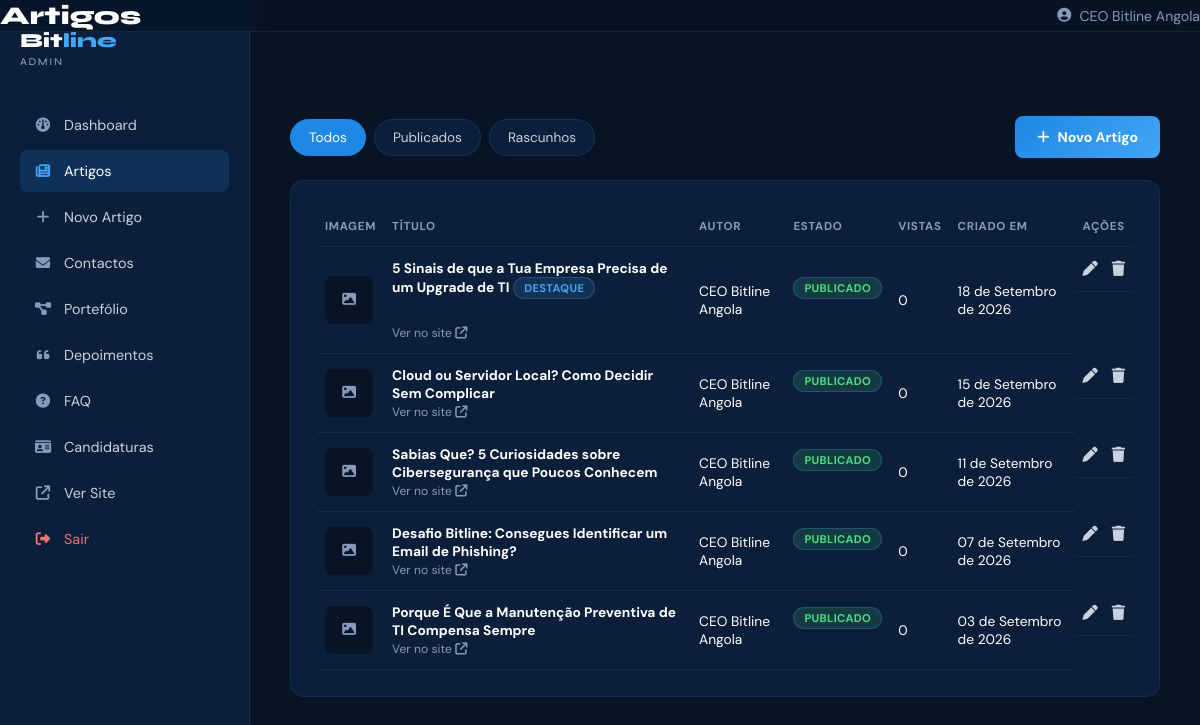
The app's page /admin/artigos.php (signed in) with its own data.
### tables this page shows
CREATE TABLE IF NOT EXISTS artigos (
  id INT AUTO_INCREMENT PRIMARY KEY,
  titulo VARCHAR(200) NOT NULL,
  slug VARCHAR(220) NOT NULL UNIQUE,
  resumo VARCHAR(300) NOT NULL,
  conteudo LONGTEXT NOT NULL,
  imagem VARCHAR(255) DEFAULT NULL,
  status ENUM('rascunho','publicado') NOT NULL DEFAULT 'rascunho',
  destaque TINYINT(1) NOT NULL DEFAULT 0,
  visualizacoes INT NOT NULL DEFAULT 0,
  autor_id INT DEFAULT NULL,
  criado_em DATETIME NOT NULL DEFAULT CURRENT_TIMESTAMP,
  atualizado_em DATETIME NOT NULL DEFAULT CURRENT_TIMESTAMP ON UPDATE CURRENT_TIMESTAMP,
  CONSTRAINT fk_artigos_autor FOREIGN KEY (autor_id) REFERENCES admins(id) ON DELETE SET NULL,
  INDEX idx_status (status),
  INDEX idx_criado_em (criado_em)
);

### includes/funcoes.php (called while the page is built, shortened)
<?php
function limpar(string $texto): string
{
    return htmlspecialchars(trim($texto), ENT_QUOTES, 'UTF-8');
}
function formatarData(string $dataMysql): string
{
    $meses = [
        1 => 'Janeiro', 2 => 'Fevereiro', 3 => 'Março', 4 => 'Abril',
        5 => 'Maio', 6 => 'Junho', 7 => 'Julho', 8 => 'Agosto',
        9 => 'Setembro', 10 => 'Outubro', 11 => 'Novembro', 12 => 'Dezembro',
    ];
    $timestamp = strtotime($dataMysql);
    return date('d', $timestamp) . ' de ' . $meses[(int) date('n', $timestamp)] . ' de ' . date('Y', $timestamp);
}

### admin/artigos.php (the view, shortened to what this page needs)
<?php
require_once __DIR__ . '/../includes/funcoes.php';
$pdo = getConnection();
$filtro = $_GET['status'] ?? 'todos';
$sql = 'SELECT a.*, ad.nome AS autor_nome FROM artigos a LEFT JOIN admins ad ON ad.id = a.autor_id';
$sql .= ' ORDER BY a.criado_em DESC';
$stmt = $pdo->prepare($sql);
$stmt->execute();
$artigos = $stmt->fetchAll();
require __DIR__ . '/includes/admin-header.php';
?>
<div class="admin-toolbar">
  <div class="admin-filtros">
    <a href="artigos.php" class="<?= $filtro === 'todos' ? 'ativo' : '' ?>">Todos</a>
    <a href="artigos.php?status=publicado" class="<?= $filtro === 'publicado' ? 'ativo' : '' ?>">Publicados</a>
    <a href="artigos.php?status=rascunho" class="<?= $filtro === 'rascunho' ? 'ativo' : '' ?>">Rascunhos</a>
  </div>
  <a href="novo-artigo.php" class="admin-btn-primario"><i class="fa-solid fa-plus"></i> Novo Artigo</a>
</div>
<div class="admin-panel">
  <?php if (empty($artigos)): ?>
    <p class="admin-vazio">Nenhum artigo encontrado. <a href="novo-artigo.php">Criar novo artigo</a>.</p>
  <?php else: ?>
    <table class="admin-tabela admin-tabela-completa">
      <thead>
        <tr>
          <th>Imagem</th>
          <th>Título</th>
          <th>Autor</th>
          <th>Estado</th>
          <th>Vistas</th>
          <th>Criado em</th>
          <th>Ações</th>
        </tr>
      </thead>
      <tbody>
        <?php foreach ($artigos as $a): ?>
          <tr>
            <td>
              <?php if (!empty($a['imagem'])): ?>
                <img class="admin-thumb" src="../<?= UPLOAD_URL . limpar($a['imagem']) ?>" alt="">
              <?php else: ?>
                <div class="admin-thumb admin-thumb-vazio"><i class="fa-solid fa-image"></i></div>
              <?php endif; ?>
            </td>
            <td>
              <strong><?= limpar($a['titulo']) ?></strong>
              <?php if ($a['destaque']): ?><span class="badge badge-azul">Destaque</span><?php endif; ?><br>
              <a href="../artigo.php?slug=<?= urlencode($a['slug']) ?>" target="_blank" class="admin-link-ver">Ver no site <i class="fa-solid fa-arrow-up-right-from-square"></i></a>
            </td>
            <td><?= limpar($a['autor_nome'] ?? '—') ?></td>
            <td><span class="badge badge-<?= $a['status'] === 'publicado' ? 'verde' : 'amarelo' ?>"><?= $a['status'] === 'publicado' ? 'Publicado' : 'Rascunho' ?></span></td>
            <td><?= (int) $a['visualizacoes'] ?></td>
            <td><?= formatarData($a['criado_em']) ?></td>
            <td class="admin-acoes">
              <a href="editar-artigo.php?id=<?= $a['id'] ?>" title="Editar"><i class="fa-solid fa-pen"></i></a>
              <form method="POST" action="../actions/eliminar_artigo.php" class="admin-acoes-form" onsubmit="return confirm('Tens a certeza que queres eliminar este artigo? Esta ação não pode ser desfeita.');">
                <button type="submit" class="admin-eliminar" title="Eliminar"><i class="fa-solid fa-trash"></i></button>
              </form>
            </td>
          </tr>
        <?php endforeach; ?>
      </tbody>
    </table>
  <?php endif; ?>
</div>
<?php require __DIR__ . '/includes/admin-footer.php'; ?>

### css/estilo.css (style rules this page uses)
* { margin: 0; padding: 0; box-sizing: border-box; }
html { scroll-behavior: smooth; }
body { font-family: 'DM Sans', sans-serif; background: #071426; color: #ffffff; overflow-x: hidden; cursor: default; }
a { text-decoration: none; color: inherit; }
button { font-family: inherit; cursor: pointer; }
:root { --navy: #071426; --navy-mid: #0B1F3A; --navy-light: #10233D; --navy-soft: #133C74; --blue-accent: #1E88E5; --blue-glow: #42A5F5; --white: #FFFFFF; --white-dim: #C8D1DD; --grey: #8899BB; --container: 1200px; --cor-primaria: var(--navy-mid); --cor-secundaria: var(--navy-soft); --cor-azul: var(--blue-accent); --cor-azul-claro: var(--blue-glow); --cor-branca: var(--white); --cor-cinza: var(--white-dim); --cor-preta: #000000; }
.badge { display: inline-flex; align-items: center; gap: 10px; padding: 8px 18px; border-radius: 100px; background: rgba(30, 136, 229, 0.1); border: 1px solid rgba(66, 165, 245, 0.25); color: var(--blue-glow); font-size: 0.8rem; font-weight: 700; letter-spacing: 0.03em; text-transform: uppercase; margin-bottom: 24px; }
.admin-body { background: var(--navy); min-height: 100vh; }
.admin-panel { background: var(--navy-mid); border: 1px solid rgba(66,165,245,0.12); border-radius: 14px; padding: 26px; }
.admin-tabela { width: 100%; border-collapse: collapse; font-size: 0.86rem; }
.admin-tabela td, .admin-tabela th { padding: 12px 8px; border-bottom: 1px solid rgba(255,255,255,0.06); text-align: left; }
.admin-tabela th { color: var(--grey); font-size: 0.72rem; text-transform: uppercase; letter-spacing: 0.06em; }
.admin-tabela a { color: var(--blue-glow); }
.admin-toolbar { display: flex; justify-content: space-between; align-items: center; margin-bottom: 22px; flex-wrap: wrap; gap: 14px; }
.admin-filtros { display: flex; gap: 8px; }
.admin-filtros a { padding: 9px 18px; border-radius: 100px; font-size: 0.85rem; background: var(--navy-mid); border: 1px solid rgba(66,165,245,0.15); color: var(--white-dim); transition: all 0.2s; }
.admin-filtros a:hover, .admin-filtros a.ativo { background: var(--blue-accent); color: var(--white); border-color: var(--blue-accent); }
.admin-btn-primario { display: inline-flex; align-items: center; gap: 8px; padding: 12px 22px; background: linear-gradient(135deg, var(--blue-accent), var(--blue-glow)); color: var(--white) !important; border: none; border-radius: 8px; font-weight: 700; font-size: 0.88rem; transition: all 0.3s; }
.admin-tabela-completa th:first-child, .admin-tabela-completa td:first-child { width: 60px; }
.admin-thumb { width: 48px; height: 48px; border-radius: 8px; object-fit: cover; display: block; }
.admin-thumb-vazio { display: flex; align-items: center; justify-content: center; background: var(--navy); color: var(--grey); }
.admin-link-ver { font-size: 0.76rem; color: var(--grey) !important; }
.admin-acoes { display: flex; gap: 14px; font-size: 0.95rem; align-items: center; }
.admin-acoes a { color: var(--white-dim); }
.admin-acoes-form { display: inline-flex; margin: 0; }
.admin-acoes-form button { background: none; border: none; padding: 0; color: var(--white-dim); font-size: 0.95rem; cursor: pointer; display: inline-flex; align-items: center; }
.badge-verde { background: rgba(74,222,128,0.15); color: #4ade80; padding: 3px 10px; border-radius: 100px; font-size: 0.7rem; font-weight: 700; text-transform: uppercase; }
.badge-azul { background: rgba(66,165,245,0.15); color: var(--blue-glow); padding: 3px 10px; border-radius: 100px; font-size: 0.7rem; font-weight: 700; text-transform: uppercase; }

### records on screen
artigos: titulo "5 Sinais de que a Tua Empresa Precisa de um Upgrade de TI", destaque "DESTAQUE", autor.nome "CEO Bitline Angola", status "PUBLICADO", visualizacoes "0", criado_em "18 de Setembro de 2026"
artigos: titulo "Cloud ou Servidor Local? Como Decidir Sem Complicar", autor.nome "CEO Bitline Angola", status "PUBLICADO", visualizacoes "0", criado_em "15 de Setembro de 2026"
artigos: titulo "Sabias Que? 5 Curiosidades sobre Cibersegurança que Poucos Conhecem", autor.nome "CEO Bitline Angola", status "PUBLICADO", visualizacoes "0", criado_em "11 de Setembro de 2026"
artigos: titulo "Desafio Bitline: Consegues Identificar um Email de Phishing?", autor.nome "CEO Bitline Angola", status "PUBLICADO", visualizacoes "0", criado_em "07 de Setembro de 2026"
artigos: titulo "Porque É Que a Manutenção Preventiva de TI Compensa Sempre", autor.nome "CEO Bitline Angola", status "PUBLICADO", visualizacoes "0", criado_em "03 de Setembro de 2026"

### other values on screen
limpar($tituloPagina ?? '') "Artigos"
limpar($_SESSION['admin_nome'] ?? 'Administrador') "CEO Bitline Angola"
